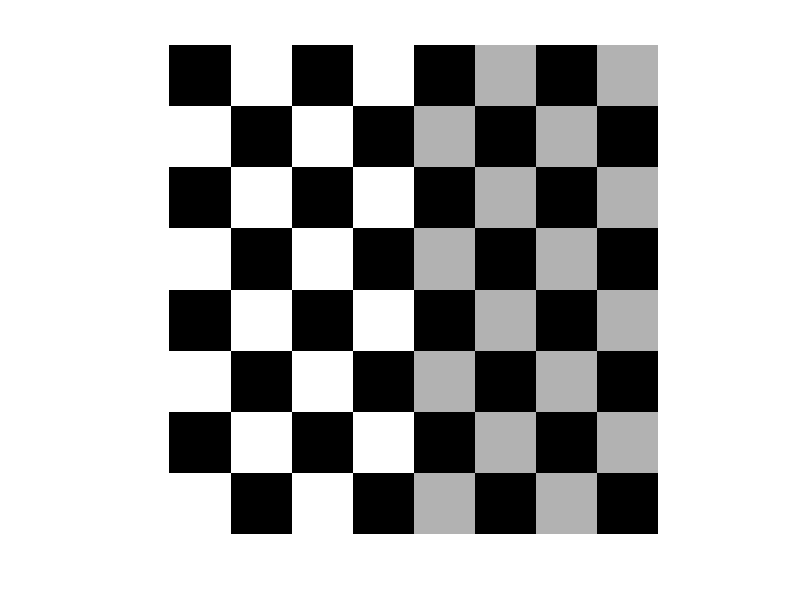
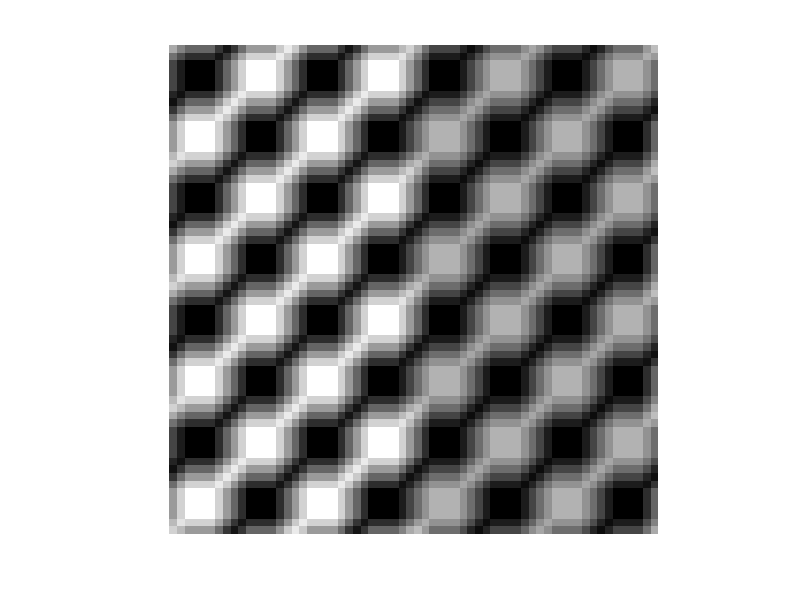
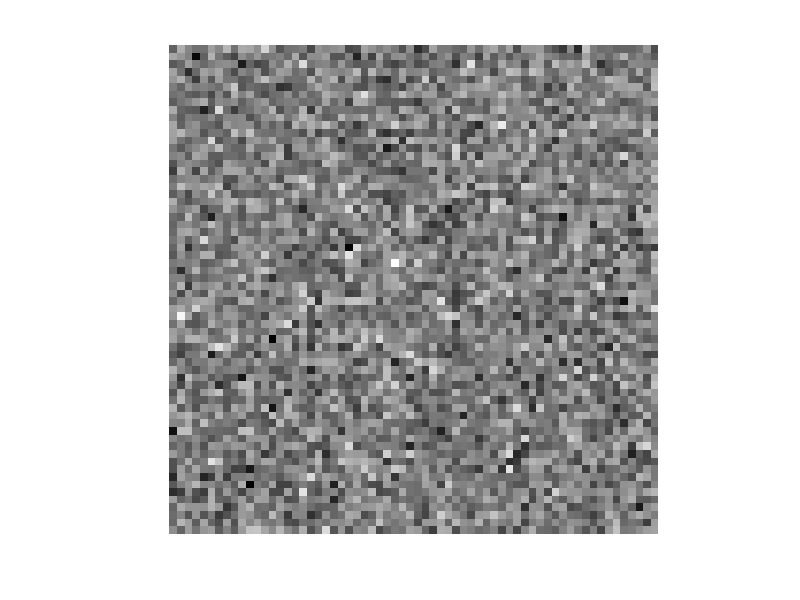
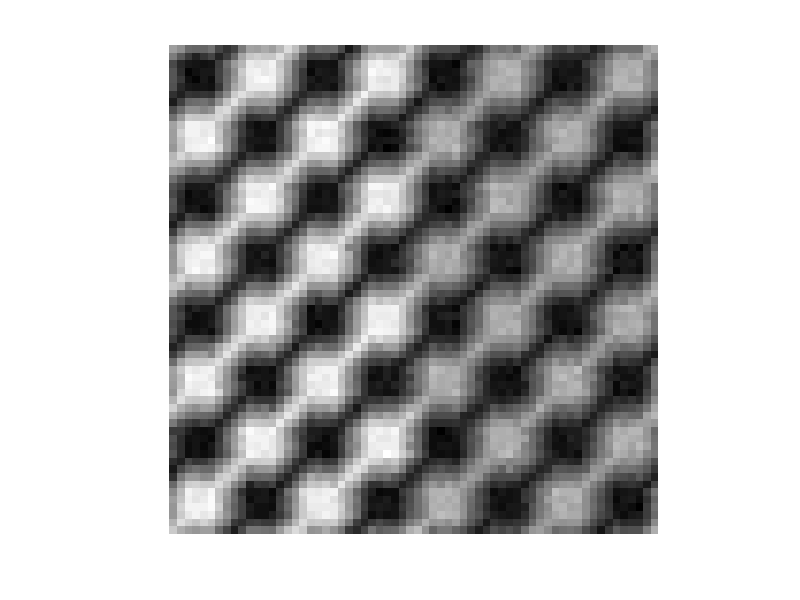

The MATLAB source for these figures, in order: (Note: this script raises an error after producing the figures.)
clear all
close all

f = checkerboard(8);
figure, imshow(im2uint8(mat2gray(f)));

PSF = fspecial('motion',7,45);
gb = imfilter(f, PSF, 'circular');
figure, imshow(im2uint8(mat2gray(gb)));

noise = imnoise(zeros(size(f)), 'gaussian', 0, 0.001);
figure, imshow(im2uint8(mat2gray(noise)));
g = gb + noise;

figure, imshow(im2uint8(mat2gray(g)));

figure, imshow(pixeldup(f,8), []);

fr1 = deconvwnr(g, PSF);
figure, imshow(im2uint8(mat2gray(fr1)));

Sn = abs(fft2(noise)).^2;
nA = sum(Sn(:))/prod(size(noise));
Sf = abs(fft2(f)).^2;
fA = sum(Sf(:))/prod(size(f));
R = nA/fA;

fr2 = deconvwnr(g, PSF, R);
figure, imshow(im2uint8(mat2gray(fr2)));

NCORR = fftshift(real(ifft2(Sn)));
ICORR = fftshift(real(ifft2(Sf)));
fr3 = deconvwnr(g, PSF, NCORR, ICORR);
figure, imshow(im2uint8(mat2gray(fr3)));

fr4 = deconvreg(g, PSF, 2);
figure, imshow(im2uint8(mat2gray(fr4)));

fr5 = deconvreg(g, PSF, 0.8, [1e-7 1e7]);
figure, imshow(pixeldup(im2uint8(mat2gray(fr5)), 8));